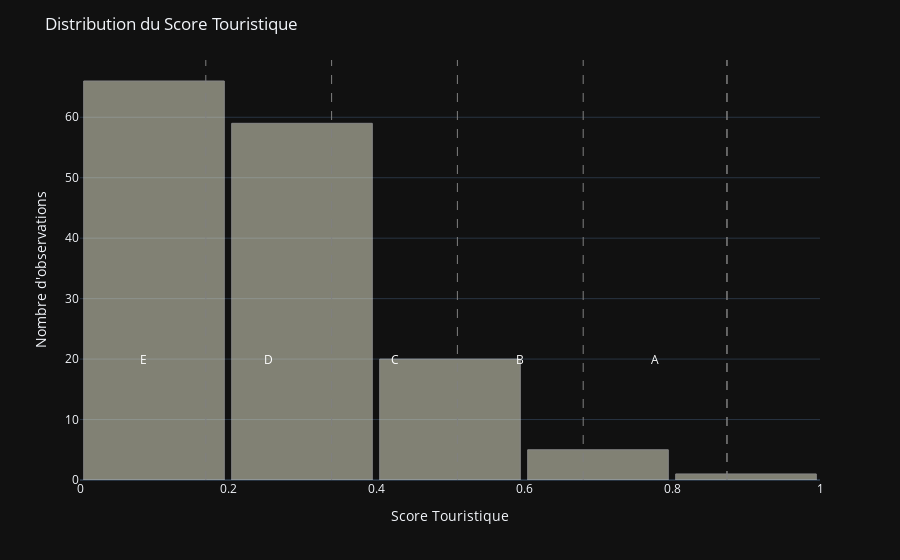

Notebook cell for this chart:
### Markdown cell above
## Score écologique

### Code cell
# Normalisation des indicateurs par la méthode min-max
df_ecol['GES_hab'] = df_ecol['GES_hab'].min() / df_ecol['GES_hab']
df_ecol['elecRenew'] = df_ecol['elecRenew'] / df_ecol['elecRenew'].max()

# Définir les poids pour chaque variable
poids_ecol = {
    'GES_hab': 3, 
    'elecRenew': 2
}

# Calculer le score écologique 
df_ecol['score_ecologique'] = df_ecol.apply(lambda row: sum(float(row[var]) * poids_ecol[var] for var in poids_ecol) / sum(poids_ecol.values()), axis=1)


df_ecol.head()

max_score = df_ecol['score_ecologique'].max()
min_score = df_ecol['score_ecologique'].min()

variance = df_ecol['score_ecologique'].std()
esperance = df_ecol['score_ecologique'].mean()

# Les limites des scores/labels
bins = [min_score, 0.17, 0.34, 0.51, 0.68, max_score]

print("max : ",max_score, "min : ",min_score, "variance: ",variance, "esperance: ",esperance)

# Les labels
labels = ['E', 'D', 'C', 'B', 'A']

# Créer une nouvelle colonne score
df_ecol['label_ecol'] = pd.cut(df_ecol['score_ecologique'], bins=bins, labels=labels)

df_ecol = df_ecol.sort_values(by='score_ecologique', ascending=False)

df_ecol.head()

df_ecol.dropna(inplace=True)


# Création d'un histogramme interactif avec Plotly
fig = px.histogram(df_ecol, x='score_ecologique', nbins=5, color_discrete_sequence=['#F5F5DC'], opacity=0.7)

# Ajout d'effets de relief
fig.update_traces(marker_line_color='white', marker_line_width=1, opacity=0.7)

# Ajout de lignes verticales pour séparer les catégories de scores
for i in range(1,len(bins)):  
    fig.add_vline(x=bins[i], line_dash='dash', line_color='gray', line_width=1)
fig.add_vline(x=max(df_ecol['score_ecologique']), line_dash='dash', line_color='gray', line_width=1)

# Ajout de légendes pour les catégories de scores
for i, label in enumerate(labels):
    fig.add_annotation(x=bins[i] + (bins[i+1] - bins[i]) / 2, y=20, text=label, font=dict(color='white', size=12), showarrow=False)

# Mise en forme du graphique
fig.update_layout(
    title='Distribution du Score Touristique',
    xaxis_title='Score Touristique',
    yaxis_title='Nombre d\'observations',
    bargap=0.05,
    showlegend=False,
    template='plotly_dark'
)

# Affichage du graphique interactif
fig.show()


# Appliquer la fonction à la colonne 'id_pays'
df_ecol['id_pays'] = df_ecol['id_pays'].apply(iso2_to_iso3)

df_ecol.head()

# Créer une carte du monde
fig = px.choropleth(df_ecol, locations='id_pays', color='label_ecol', hover_name='pays', projection='natural earth')

# Mettre à jour la carte
fig.update_geos(showcountries=True, countrycolor="Black", showland=True, showocean=True, oceancolor="LightBlue", showlakes=True, lakecolor="Blue")

# Afficher la carte
fig.show()

# Nombre de score enregistré : 151/196

### Figure 1 — Plotly figure (JSON) as saved in the notebook; plotly's stock layout.template omitted (floating-point values rounded to 4 significant figures; data arrays with more than 128 entries replaced by an {"elided": "..."} marker saying what was removed)
{"data": [{"alignmentgroup": "True", "bingroup": "x", "hovertemplate": "score_ecologique=%{x}<br>count=%{y}<extra></extra>", "legendgroup": "", "marker": {"color": "#F5F5DC", "line": {"color": "white", "width": 1}, "opacity": 0.7, "pattern": {"shape": ""}}, "name": "", "nbinsx": 5, "offsetgroup": "", "opacity": 0.7, "orientation": "v", "showlegend": false, "type": "histogram", "x": {"elided": "151 float values"}, "xaxis": "x", "yaxis": "y"}], "layout": {"annotations": [{"font": {"color": "white", "size": 12}, "showarrow": false, "text": "E", "x": 0.08591, "y": 20}, {"font": {"color": "white", "size": 12}, "showarrow": false, "text": "D", "x": 0.255, "y": 20}, {"font": {"color": "white", "size": 12}, "showarrow": false, "text": "C", "x": 0.425, "y": 20}, {"font": {"color": "white", "size": 12}, "showarrow": false, "text": "B", "x": 0.595, "y": 20}, {"font": {"color": "white", "size": 12}, "showarrow": false, "text": "A", "x": 0.7771, "y": 20}], "bargap": 0.05, "barmode": "relative", "legend": {"tracegroupgap": 0}, "margin": {"t": 60}, "shapes": [{"line": {"color": "gray", "dash": "dash", "width": 1}, "type": "line", "x0": 0.17, "x1": 0.17, "xref": "x", "y0": 0, "y1": 1, "yref": "y domain"}, {"line": {"color": "gray", "dash": "dash", "width": 1}, "type": "line", "x0": 0.34, "x1": 0.34, "xref": "x", "y0": 0, "y1": 1, "yref": "y domain"}, {"line": {"color": "gray", "dash": "dash", "width": 1}, "type": "line", "x0": 0.51, "x1": 0.51, "xref": "x", "y0": 0, "y1": 1, "yref": "y domain"}, {"line": {"color": "gray", "dash": "dash", "width": 1}, "type": "line", "x0": 0.68, "x1": 0.68, "xref": "x", "y0": 0, "y1": 1, "yref": "y domain"}, {"line": {"color": "gray", "dash": "dash", "width": 1}, "type": "line", "x0": 0.8743, "x1": 0.8743, "xref": "x", "y0": 0, "y1": 1, "yref": "y domain"}, {"line": {"color": "gray", "dash": "dash", "width": 1}, "type": "line", "x0": 0.8743, "x1": 0.8743, "xref": "x", "y0": 0, "y1": 1, "yref": "y domain"}], "showlegend": false, "title": {"text": "Distribution du Score Touristique"}, "xaxis": {"anchor": "y", "domain": [0, 1], "title": {"text": "Score Touristique"}}, "yaxis": {"anchor": "x", "domain": [0, 1], "title": {"text": "Nombre d'observations"}}}}
